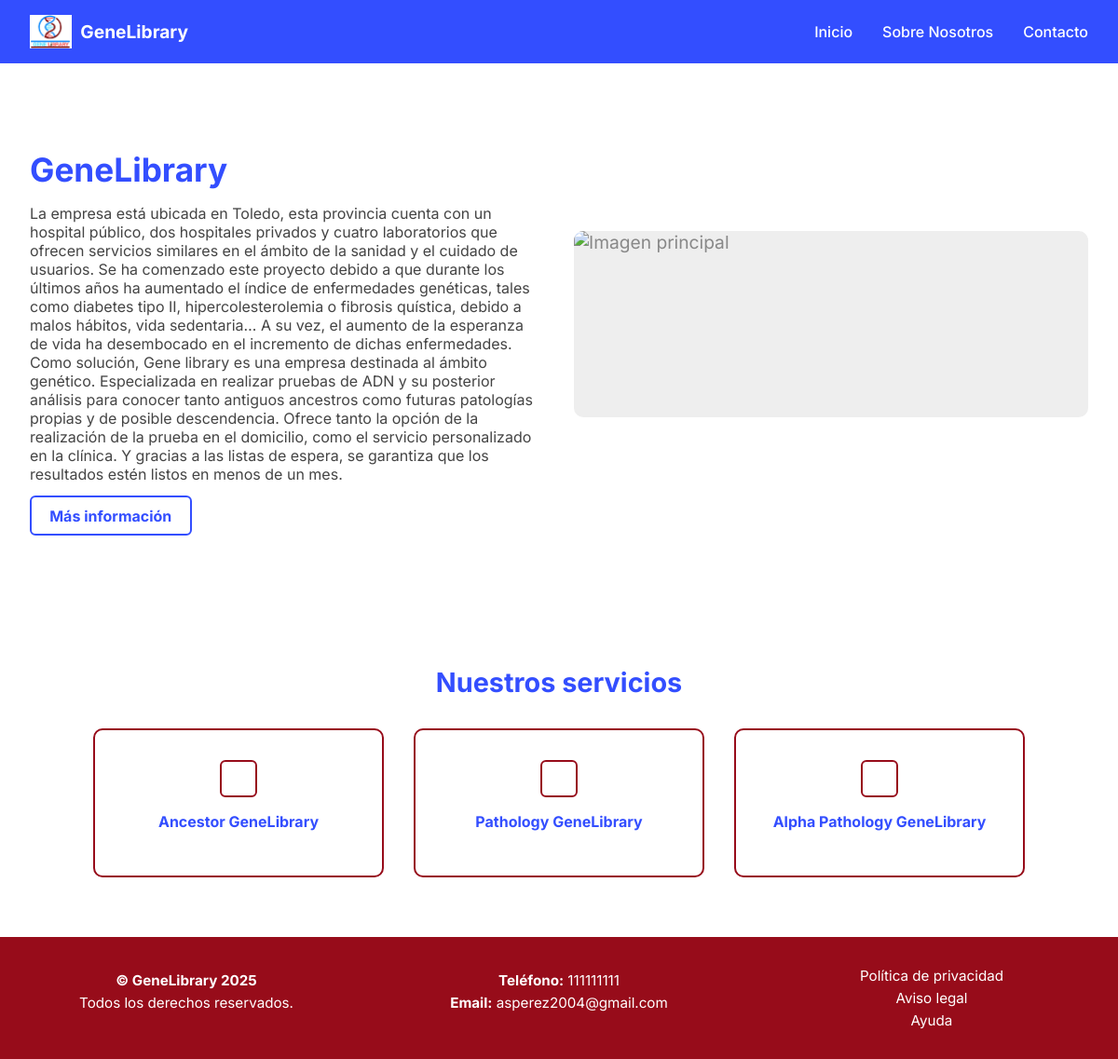
The app's page /pages/GeneLibrary with its own data.
### app/models_publicos.py (models this page shows)
class TiendaPublica(db.Model):
    id = db.Column(db.Integer, primary_key=True)
    nombre_tienda = db.Column(db.String(100), unique=True, nullable=False)
    email_contacto = db.Column(db.String(120), nullable=False)
    ruta_db = db.Column(db.String(255), nullable=False)  # Ruta al archivo .db de la tienda
    fecha_creacion = db.Column(db.DateTime, default=datetime.utcnow)

class TiendaEnProceso(db.Model):
    id = db.Column(db.Integer, primary_key=True)
    nombre = db.Column(db.String(100), nullable=False)
    apellidos = db.Column(db.String(100), nullable=False)
    email = db.Column(db.String(120), unique=True, nullable=False)
    telefono = db.Column(db.String(20))
    nombre_tienda = db.Column(db.String(100), unique=True, nullable=False)
    color_principal = db.Column(db.String(7))
    color_secundario = db.Column(db.String(7))
    color_fondo = db.Column(db.String(7))
    logo_url = db.Column(db.String(255))
    tipo_web = db.Column(db.String(50))
    plantilla = db.Column(db.String(50))
    titulo_tienda = db.Column(db.String(255), nullable=True)
    imagenes_tienda = db.Column(db.Text, nullable=True)
    descripcion_portfolio = db.Column(db.Text, nullable=True)
    imagen_portfolio = db.Column(db.String(255), nullable=True)
    sobre_nosotros = db.Column(db.Text, nullable=True)
    servicios_portfolio = db.Column(db.Text, nullable=True)
    productos_seleccionados = db.Column(db.Text)
    paso_actual = db.Column(db.Integer, default=1)
    finalizado = db.Column(db.Boolean, default=False)
    ruta_db_tienda = db.Column(db.String(255))
    fecha_creacion = db.Column(db.DateTime, default=datetime.utcnow)

### app/routes/rutas_webs.py (the view)
@tienda_bp.route("/<nombre_tienda>")
def ver_tienda(nombre_tienda):
    tienda_publica = TiendaPublica.query.filter_by(nombre_tienda=nombre_tienda).first_or_404()
    tienda_proceso = TiendaEnProceso.query.filter_by(nombre_tienda=nombre_tienda).first()
    engine = create_engine(f"sqlite:///{tienda_publica.ruta_db}")
    metadata = MetaData()
    metadata.reflect(bind=engine)
    config_table = metadata.tables["configuracion_visual"]
    producto_table = metadata.tables["producto"]
    with engine.connect() as connection:
        config_data = connection.execute(config_table.select()).mappings().fetchone()
        imagenes = []
        if config_data["imagenes_tienda"]:
            try:
                imagenes = json.loads(config_data["imagenes_tienda"])
            except Exception:
                imagenes = []
        configuracion = {
            "color_principal": config_data["color_principal"],
            "color_secundario": config_data["color_secundario"],
            "color_fondo": config_data["color_fondo"],
            "logo_url": config_data["logo_url"],
            "plantilla": config_data.get("plantilla", "tienda_1"),
            "titulo_tienda": config_data.get("titulo_tienda"),
            "descripcion_portfolio": config_data.get("descripcion_portfolio"),
            "imagen_portfolio": config_data.get("imagen_portfolio"),
            "sobre_nosotros": config_data.get("sobre_nosotros"),
            "servicios_portfolio": config_data.get("servicios_portfolio")
        }
        productos_result = connection.execute(producto_table.select()).mappings().fetchall()
        productos = [dict(row) for row in productos_result]
        productos = random.sample(productos, min(8, len(productos)))  # <-- ALEATORIOS
    return render_template(f"PaginasTiendas/plantillas/{configuracion['plantilla']}.html",
                            config=configuracion,
                            productos=productos,
                            nombre_tienda=tienda_publica.nombre_tienda,
                            imagenes=imagenes,
                            telefono=tienda_proceso.telefono,
                            email=tienda_proceso.email)

### app/templates/PaginasTiendas/plantillas/info_1.html (shortened to what this page needs)
{% extends 'PaginasTiendas/base_tienda.html' %}
{% block content %}
{% include 'PaginasTiendas/plantillas/info/components/navbar_info1.html' %}
{% block hero %}
<section class="info-hero" id="inicio">
  <div class="info-contenido">
    <div class="texto">
      <h1>{{ nombre_tienda }}</h1>
      <p>{{ config.descripcion_portfolio or 'Aquí irá la descripción principal de tu página informativa.' }}</p>
      <a href="{{ url_for('tienda_publica.ver_info', nombre_tienda=nombre_tienda) }}" class="btn-info">Más información</a>
    </div>
    <div class="imagen">
      {% if config.imagen_portfolio %}
        <img class="placeholder-img" src="{{ config.imagen_portfolio }}" alt="Imagen principal">
      {% else %}
        <div class="placeholder-img">Imagen</div>
      {% endif %}
    </div>
  </div>
</section>
{% endblock %}
{% include 'PaginasTiendas/plantillas/info/components/servicios_info.html' %}
{% include 'PaginasTiendas/plantillas/info/components/footer_info.html' %}
{% endblock %}

### app/templates/PaginasTiendas/base_tienda.html (shortened to what this page needs)
<!DOCTYPE html>
<html lang="es">
<head>
  <link rel="stylesheet" href="{{ url_for('static', filename='css/Tiendas/main.css') }}">
</head>
<body style="background-color: var(--color-fondo); font-family: 'Inter', sans-serif;">
  <main>
    {% block content %}{% endblock %}
  </main>
</body>
</html>

### app/templates/PaginasTiendas/plantillas/info/components/navbar_info1.html
<nav class="navbar-info1">
  <div class="navbar-contenido">
    <a href="/pages/{{ nombre_tienda }}" class="navbar-logo">
      <img src="{{ config.logo_url }}" alt="Logo" class="logo-img">
      <span class="logo-text">{{ nombre_tienda }}</span>
    </a>
    <div class="navbar-links">
      <a href="/pages/{{ nombre_tienda }}">Inicio</a>
      <a href="{{ url_for('tienda_publica.ver_info', nombre_tienda=nombre_tienda) }}">Sobre Nosotros</a>
      <a href="{{ url_for('tienda_publica.ver_info', nombre_tienda=nombre_tienda) }}">Contacto</a>
    </div>
  </div>
</nav>

### app/templates/PaginasTiendas/plantillas/info/components/servicios_info.html (shortened to what this page needs)
<section class="info-servicios" id="servicios">
  <h2>Nuestros servicios</h2>
  <div class="servicios-grid">
    {% if config.servicios_portfolio %}
      {% for servicio in config.servicios_portfolio.split(',') %}
        <div class="servicio-card">
          <div class="servicio-icon"></div>
          <h3>{{ servicio.strip() }}</h3>
        </div>
      {% endfor %}
    {% endif %}
  </div>
</section>

### app/templates/PaginasTiendas/plantillas/info/components/footer_info.html
<footer class="footer-info">
  <div class="footer-contenido">
    <div class="footer-columna">
      <p><strong>&copy; {{ nombre_tienda }} {{ current_year or "2025" }}</strong></p>
      <p>Todos los derechos reservados.</p>
    </div>
    <div class="footer-columna">
      {% if telefono %}
        <p><strong>Teléfono:</strong> {{ telefono }}</p>
      {% endif %}
      {% if email %}
        <p><strong>Email:</strong> <a href="mailto:{{ email }}">{{ email }}</a></p>
      {% endif %}
    </div>
    <div class="footer-columna enlaces-footer">
      <a href="#">Política de privacidad</a>
      <a href="#">Aviso legal</a>
      <a href="#">Ayuda</a>
    </div>
  </div>
</footer>

### app/static/css/Tiendas/main.css (style rules this page uses)
.navbar-info1 { background-color: var(--color-principal); color: white; padding: 1rem 2rem; }
.navbar-info1 .navbar-contenido { max-width: 1200px; margin: 0 auto; display: flex; justify-content: space-between; align-items: center; }
.navbar-info1 .navbar-logo { display: flex; align-items: center; gap: 0.6rem; text-decoration: none; }
.navbar-info1 .navbar-logo .logo-img { height: 36px; }
.navbar-info1 .navbar-logo .logo-text { font-weight: bold; font-size: 1.2rem; color: white; }
.navbar-info1 .navbar-links { display: flex; gap: 2rem; }
.navbar-info1 .navbar-links a { color: white; text-decoration: none; font-weight: 500; }
.info-hero { padding: 4rem 2rem; display: flex; justify-content: center; }
.info-hero .info-contenido { max-width: 1200px; display: flex; align-items: center; gap: 2rem; }
.info-hero .info-contenido .texto { flex: 1; }
.info-hero .info-contenido .texto h1 { font-size: 2.2rem; color: var(--color-principal); margin-bottom: 1rem; }
.info-hero .info-contenido .texto p { font-size: 1rem; color: #444; margin-bottom: 1.5rem; }
.info-hero .info-contenido .texto .btn-info { padding: 0.6rem 1.2rem; border: 2px solid var(--color-principal); background: none; color: var(--color-principal); border-radius: 6px; font-weight: bold; text-decoration: none; }
.info-hero .info-contenido .imagen { flex: 1; }
.info-hero .info-contenido .imagen .placeholder-img { width: 100%; height: 200px; background-color: #eee; display: flex; align-items: center; justify-content: center; font-size: 1.2rem; color: #888; border-radius: 10px; object-fit: cover; }
.info-servicios { padding: 4rem 2rem; text-align: center; }
.info-servicios h2 { font-size: 1.8rem; color: var(--color-principal); margin-bottom: 2rem; }
.info-servicios .servicios-grid { display: grid; grid-template-columns: repeat(auto-fit, minmax(220px, 1fr)); gap: 2rem; max-width: 1000px; margin: 0 auto; }
.info-servicios .servicio-card { border: 2px solid var(--color-secundario); border-radius: 10px; padding: 2rem 1rem; }
.info-servicios .servicio-card .servicio-icon { width: 40px; height: 40px; margin: 0 auto 1rem; border: 2px solid var(--color-secundario); border-radius: 6px; }
.info-servicios .servicio-card h3 { font-size: 1rem; font-weight: bold; color: var(--color-principal); }
.footer-info { background-color: var(--color-secundario); color: white; padding: 2rem 1rem; font-size: 0.95rem; }
.footer-info .footer-contenido { max-width: 1200px; margin: 0 auto; display: flex; flex-wrap: wrap; justify-content: space-between; gap: 2rem; text-align: center; }
.footer-info .footer-contenido .footer-columna { flex: 1; min-width: 200px; }
.footer-info .footer-contenido .footer-columna p { margin: 0.3rem 0; }
.footer-info .footer-contenido .footer-columna a { color: white; text-decoration: none; }
.footer-info .footer-contenido .enlaces-footer { display: flex; flex-direction: column; gap: 0.3rem; }

### records on screen
TiendaPublica: nombre_tienda "GeneLibrary"
TiendaEnProceso: descripcion_portfolio "La empresa está ubicada en Toledo, esta provincia cuenta con un hospital público, dos hospitales privados y cuatro laboratorios que ofrecen servicios similares en el ámbito de la sanidad y el cuidado de usuarios. Se ha comenzado este proyecto debido a que durante los últimos años ha aumentado el índice de enfermedades genéticas, tales como diabetes tipo II, hipercolesterolemia o fibrosis quística, debido a malos hábitos, vida sedentaria… A su vez, el aumento de la esperanza de vida ha desembocado en el incremento de dichas enfermedades. Como solución, Gene library es una empresa destinada al ámbito genético. Especializada en realizar pruebas de ADN y su posterior análisis para conocer tanto…", telefono "111111111", email "asperez2004@gmail.com"

### other values on screen
{{ servicio.strip() }} "Ancestor GeneLibrary" "Pathology GeneLibrary" "Alpha Pathology GeneLibrary"
{{ current_year or "2025" }} "2025"
